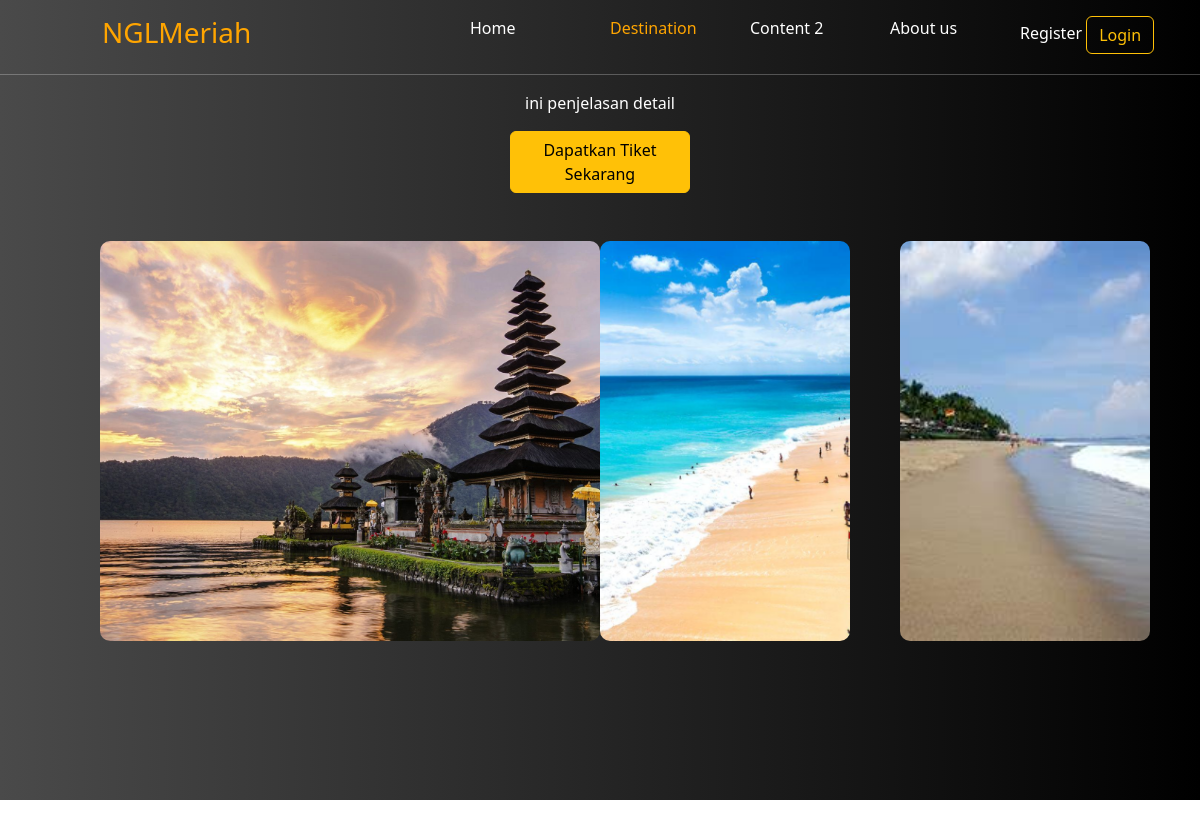
Page /applied/destination.php?id_destinasi=10 on the committed database.
### tables this page shows
CREATE TABLE `destinasi` (
  `id_destinasi` int(11) NOT NULL,
  `nama_destinasi` varchar(100) NOT NULL,
  `penjelasan_singkat` varchar(100) NOT NULL,
  `penjelasan_detail` varchar(500) NOT NULL,
  `gambar_1` varchar(100) NOT NULL,
  `gambar_2` varchar(100) NOT NULL,
  `gambar_3` varchar(100) NOT NULL
);

### applied/destination.php (the view, shortened to what this page needs)
<?php
include_once 'koneksi.php'
?>
<!doctype html>
<html lang="en">
<head>
    <link rel="stylesheet" href="style.css">
    <link rel="stylesheet" href="https://cdn.jsdelivr.net/npm/bootstrap@5.2.3/dist/css/bootstrap.min.css">
</head>
<?php
if(isset($_GET['id_destinasi'])){
    $id_destinasi = $_GET['id_destinasi'];
    $sql = "select * from destinasi where id_destinasi=$id_destinasi";
    $hasil = mysqli_query($conn, $sql);
    $data_destinasi = mysqli_fetch_assoc($hasil);
}
?>
<body>
    <div class="top-content">
        <div class="top pt-3">
            <div class="row">
                <h3 class="orange-text col-1 offset-1">NGLMeriah</h3>
                <nav class="col-4 offset-2">
                    <ul>
                        <li class="top-links">Home</li>
                        <li class="top-links orange-text">Destination</li>
                        <li class="top-links">Content 2</li>
                        <li class="top-links">About us</li>
                    </ul>
                </nav>
                <div class="register-login col-2 offset-2">
                    <a href="" class="top-links">Register</a>
                    <button type="button" class="btn btn-outline-warning">Login</button>
                </div>
            </div>
        </div>
        <hr>
        <div class="row">
            <div class="col-4 offset-4">
                <p class="white-text text-center"><?=$data_destinasi['penjelasan_detail']?></p>
            </div>
        </div>
        <div class="row">
            <div class="col-2 offset-5">
                <button type="button" class="btn btn-warning">Dapatkan Tiket Sekarang</button>
            </div>
        </div>
        <div class="row mt-5">
            <div class="destination-images">
                <div class="col-4 offset-1">
                    <div class="destination-image-main">
                        <img class="zoom blur" src="images/<?=$data_destinasi['gambar_1']?>" alt="">
                    </div>
                </div>
                <div class="col-2 offset-1">
                    <div class="destination-image">
                        <img src="images/<?=$data_destinasi['gambar_2']?>" alt="">
                    </div>
                </div>
                <div class="col-2 offset-1">
                    <div class="destination-image">
                        <img src="images/<?=$data_destinasi['gambar_3']?>" alt="">
                    </div>
                </div>
            </div>
        </div>
    </div>
</body>
</html>

### applied/style.css (style rules this page uses)
* { padding: 0; margin: 0; }
body { background-color: #B9B9B9; }
.top-links { text-decoration: none; color: white; transition: 0.3s; }
.orange-text { color: #ffa500 }
nav { display: flex; flex-direction: row; }
nav ul { display: flex; flex-direction: row; list-style-type: none; }
nav li { margin: 0 30px; width: 80px; }
.white-text { color: white; }
.top-content { background: linear-gradient(90deg, rgba(74, 74, 74, 1) 0%, rgba(0, 0, 0, 1) 100%); height: 800px; }
.top-content hr { color: white; }
.destination-image-main { width: 500px; height: 400px; position: relative; overflow: hidden; }
.destination-image-main img { width: 500px; height: 400px; object-fit: cover; border-radius: 10px; transition: 200ms ease-in-out; }
.destination-image img { width: 250px; height: 400px; object-fit: cover; object-position: center; border-radius: 10px; }
.destination-images { display: flex; }

### rows in the picture
destinasi: penjelasan_detail "ini penjelasan detail", gambar_1 (picture), gambar_2 (picture), gambar_3 (picture)
